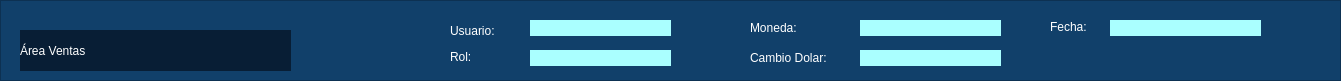
     <widget class="QFrame" name="info_page">
      <property name="geometry">
       <rect>
        <x>50</x>
        <y>-10</y>
        <width>1341</width>
        <height>81</height>
       </rect>
      </property>
      <property name="styleSheet">
       <string notr="true">background-color: rgb(17, 64, 106);
color:rgb(255, 255, 255)</string>
      </property>
      <property name="frameShape">
       <enum>QFrame::StyledPanel</enum>
      </property>
      <property name="frameShadow">
       <enum>QFrame::Raised</enum>
      </property>
      <widget class="QLabel" name="area_lbl">
       <property name="geometry">
        <rect>
         <x>20</x>
         <y>30</y>
         <width>271</width>
         <height>41</height>
        </rect>
       </property>
       <property name="styleSheet">
        <string notr="true">font: bold 26pt &quot;Roboto&quot;;
background-color: rgb(8, 30, 53);

</string>
       </property>
       <property name="text">
        <string>Área Ventas</string>
       </property>
      </widget>
      <widget class="QLabel" name="usuario_lbl">
       <property name="geometry">
        <rect>
         <x>450</x>
         <y>20</y>
         <width>71</width>
         <height>21</height>
        </rect>
       </property>
       <property name="styleSheet">
        <string notr="true">font: 57 11pt &quot;Roboto&quot;;</string>
       </property>
       <property name="text">
        <string>Usuario:</string>
       </property>
      </widget>
      <widget class="QLabel" name="rol_lbl">
       <property name="geometry">
        <rect>
         <x>450</x>
         <y>50</y>
         <width>47</width>
         <height>13</height>
        </rect>
       </property>
       <property name="styleSheet">
        <string notr="true">font: 57 11pt &quot;Roboto&quot;;</string>
       </property>
       <property name="text">
        <string>Rol:</string>
       </property>
      </widget>
      <widget class="QLabel" name="moneda_lbl">
       <property name="geometry">
        <rect>
         <x>750</x>
         <y>20</y>
         <width>71</width>
         <height>16</height>
        </rect>
       </property>
       <property name="styleSheet">
        <string notr="true">font: 57 11pt &quot;Roboto&quot;;</string>
       </property>
       <property name="text">
        <string>Moneda:</string>
       </property>
      </widget>
      <widget class="QLabel" name="cambio_dolar_lbl">
       <property name="geometry">
        <rect>
         <x>750</x>
         <y>50</y>
         <width>101</width>
         <height>16</height>
        </rect>
       </property>
       <property name="styleSheet">
        <string notr="true">font: 57 11pt &quot;Roboto&quot;;</string>
       </property>
       <property name="text">
        <string>Cambio Dolar:</string>
       </property>
      </widget>
      <widget class="QLabel" name="fecha_lbl">
       <property name="geometry">
        <rect>
         <x>1050</x>
         <y>20</y>
         <width>47</width>
         <height>13</height>
        </rect>
       </property>
       <property name="styleSheet">
        <string notr="true">font: 57 11pt &quot;Roboto&quot;;</string>
       </property>
       <property name="text">
        <string>Fecha:</string>
       </property>
      </widget>
      <widget class="QLabel" name="usuario_res_lbl">
       <property name="geometry">
        <rect>
         <x>530</x>
         <y>20</y>
         <width>141</width>
         <height>16</height>
        </rect>
       </property>
       <property name="styleSheet">
        <string notr="true">background-color: rgb(170, 255, 255);</string>
       </property>
       <property name="text">
        <string/>
       </property>
      </widget>
      <widget class="QLabel" name="rol_res_lbl">
       <property name="geometry">
        <rect>
         <x>530</x>
         <y>50</y>
         <width>141</width>
         <height>16</height>
        </rect>
       </property>
       <property name="styleSheet">
        <string notr="true">background-color: rgb(170, 255, 255);</string>
       </property>
       <property name="text">
        <string/>
       </property>
      </widget>
      <widget class="QLabel" name="moneda_res_lbl">
       <property name="geometry">
        <rect>
         <x>860</x>
         <y>20</y>
         <width>141</width>
         <height>16</height>
        </rect>
       </property>
       <property name="styleSheet">
        <string notr="true">background-color: rgb(170, 255, 255);</string>
       </property>
       <property name="text">
        <string/>
       </property>
      </widget>
      <widget class="QLabel" name="cambio_dolar_resp_lbl">
       <property name="geometry">
        <rect>
         <x>860</x>
         <y>50</y>
         <width>141</width>
         <height>16</height>
        </rect>
       </property>
       <property name="styleSheet">
        <string notr="true">background-color: rgb(170, 255, 255);</string>
       </property>
       <property name="text">
        <string/>
       </property>
      </widget>
      <widget class="QLabel" name="fecha_res_lbl">
       <property name="geometry">
        <rect>
         <x>1110</x>
         <y>20</y>
         <width>151</width>
         <height>16</height>
        </rect>
       </property>
       <property name="styleSheet">
        <string notr="true">background-color: rgb(170, 255, 255);</string>
       </property>
       <property name="text">
        <string/>
       </property>
      </widget>
     </widget>
